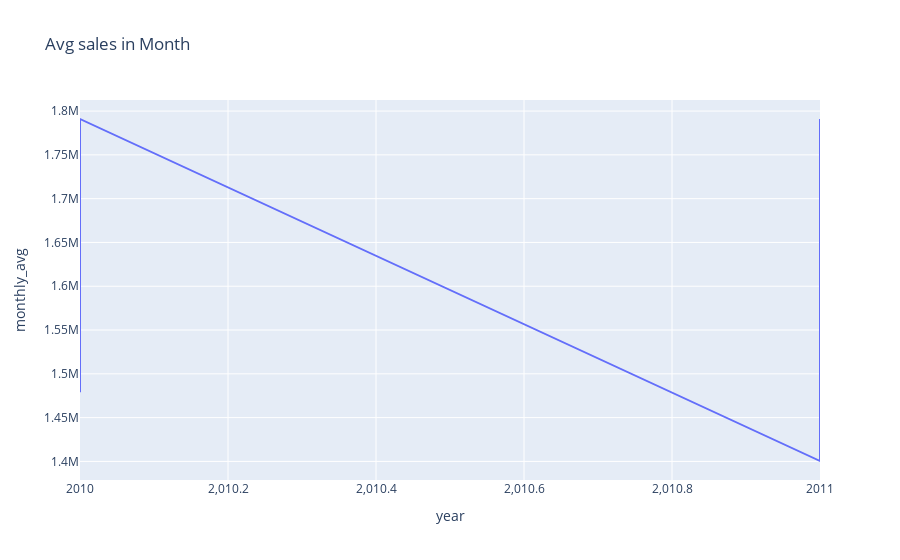

The code cell stored with this chart in its notebook:
### Code cell
fig = px.line(train_df.head(100), x="year", y="monthly_avg", title='Avg sales in Month')
fig.show()
